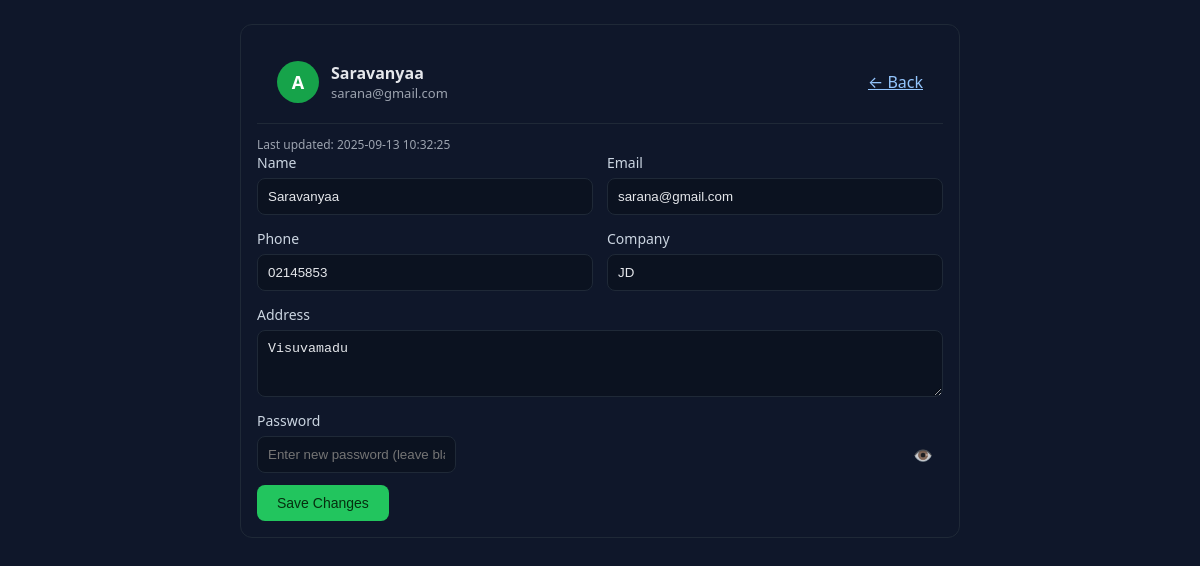
Screenshot of /admin/profile with the database file from the repository.
### app.py (models this page shows)
    class Admin(db.Model):
        __tablename__ = 'admin_profile'
        id = db.Column(db.Integer, primary_key=True)
        name = db.Column(db.String(120), nullable=False, default='Admin')
        email = db.Column(db.String(120), nullable=True)
        phone = db.Column(db.String(30), nullable=True)
        company = db.Column(db.String(150), nullable=True)
        address = db.Column(db.Text, nullable=True)
        password_hash = db.Column(db.String(255), nullable=True)
        updated_at = db.Column(db.DateTime, default=datetime.datetime.utcnow, onupdate=datetime.datetime.utcnow)

### app.py (the view)
    @app.route('/admin/profile')
    def admin_profile():
        admin = get_or_create_admin()
        admin_data = {
            'name': admin.name or '',
            'email': admin.email or '',
            'phone': admin.phone or '',
            'company': admin.company or '',
            'address': admin.address or '',
            'updated_at': format_colombo(admin.updated_at)
        }
        return render_template('admin_profile.html', admin=admin_data)

### templates/admin_profile.html (shortened to what this page needs)
<!DOCTYPE html>
<html lang="en">
<head>
  <link rel="stylesheet" href="{{ url_for('static', filename='css/styles.css') }}" />
</head>
<body class="dashboard-body">
  <div class="profile-page">
    <div class="profile-card">
      <div class="profile-header">
        <div class="admin-identity">
          <div class="admin-avatar" id="adminAvatar">A</div>
          <div class="admin-meta">
            <div class="admin-name" id="adminNameHeading">{{ admin.name }}</div>
            <div class="admin-email" id="adminEmailHeading">{{ admin.email }}</div>
          </div>
        </div>
        <a class="back-link" href="{{ url_for('dashboard') }}">← Back</a>
      </div>
      <div class="status">Last updated: <span id="lastUpdated">{{ admin.updated_at }}</span></div>
      <form id="adminForm" onsubmit="return false;">
        <div class="profile-grid">
          <div class="form-group">
            <label for="name">Name</label>
            <input id="name" name="name" type="text" value="{{ admin.name }}" required />
          </div>
          <div class="form-group">
            <label for="email">Email</label>
            <input id="email" name="email" type="email" value="{{ admin.email }}" />
          </div>
          <div class="form-group">
            <label for="phone">Phone</label>
            <input id="phone" name="phone" type="text" value="{{ admin.phone }}" />
          </div>
          <div class="form-group">
            <label for="company">Company</label>
            <input id="company" name="company" type="text" value="{{ admin.company }}" />
          </div>
          <div class="form-group full">
            <label for="address">Address</label>
            <textarea id="address" name="address" rows="3">{{ admin.address }}</textarea>
          </div>
          <div class="form-group full">
            <label for="password">Password</label>
            <div class="password-wrapper">
              <input id="password" name="password" type="password" value="" placeholder="Enter new password (leave blank to keep current)" />
              <span class="toggle-visibility" id="togglePwd" title="Show/Hide">👁️</span>
            </div>
          </div>
        </div>
        <div class="form-actions">
          <button id="saveBtn" class="btn" type="button">Save Changes</button>
        </div>
      </form>
    </div>
  </div>
</body>
</html>

### static/css/styles.css (style rules this page uses)
:root { --bg: #0f172a; --panel: #111827; --text: #e5e7eb; --muted: #9ca3af; --accent: #22c55e; --danger: #ef4444; --border: #1f2937; --link: #93c5fd; --link-hover: #bfdbfe; --nav-text: #0b1220; --nav-bg: #ffffff; --topbar-bg: #0b0f1e; --shadow: 0 6px 20px rgba(0,0,0,0.3); }
.btn { display: inline-flex; align-items: center; justify-content: center; padding: 8px 14px; border-radius: 10px; border: 1px solid #334155; background: #1f2937; color: #e5e7eb; cursor: pointer; text-decoration: none; }
* { box-sizing: border-box; }
body { margin: 0; font-family: system-ui, -apple-system, Segoe UI, Roboto, Helvetica, Arial, sans-serif; background: var(--bg); color: var(--text); }
* { -webkit-tap-highlight-color: transparent; }
html, body { height: 100%; max-width: 100%; overflow-x: hidden; }
a { color: var(--link); }
body { padding-top: 90px; }
label { color: var(--muted); font-size: 14px; }
input, textarea { background: #0b1220; color: var(--text); border: 1px solid var(--border); padding: 10px 12px; border-radius: 8px; }
.form-actions { display: flex; gap: 8px; }
.btn { background: var(--accent); color: #062e0f; border: none; padding: 10px 14px; border-radius: 8px; cursor: pointer; font-weight: 600; }
:root { --primary: #ef4444; --primary-dark: #dc2626; }
.btn { display: inline-flex; align-items: center; justify-content: center; padding: 10px 20px; border-radius: 8px; font-weight: 500; font-size: 14px; cursor: pointer; border: none; transition: all 0.2s ease; gap: 8px; }
.dashboard-body { margin: 0; padding: 0; font-family: system-ui, -apple-system, Segoe UI, Roboto, Helvetica, Arial, sans-serif; background: var(--bg); color: var(--text); height: 100vh; overflow: hidden; }
.profile-header { padding: 20px; border-bottom: 1px solid var(--border); display: flex; align-items: center; gap: 15px; }

### templates/admin_profile.html (style rules this page uses)
.profile-page { padding: 24px; }
.profile-card { background:#0f172a; border:1px solid #1f2937; border-radius:12px; padding:16px; max-width:720px; margin:0 auto; }
.profile-header { display:flex; align-items:center; justify-content:space-between; margin-bottom:12px; }
.profile-grid { display:grid; grid-template-columns: 1fr 1fr; gap:14px; }
.profile-grid .full { grid-column: 1 / -1; }
.form-group { display:flex; flex-direction:column; gap:6px; }
.form-group label { color:#cbd5e1; font-size:14px; }
.form-group input, .form-group textarea { background:#0b1220; color:#e5e7eb; border:1px solid #1f2937; border-radius:8px; padding:10px; outline:none; }
.form-actions { display:flex; align-items:center; gap:12px; margin-top:12px; }
.status { color:#9ca3af; font-size:12px; }
.admin-identity { display:flex; align-items:center; gap:12px; }
.admin-avatar { width:42px; height:42px; border-radius:50%; background:#16a34a; color:#ffffff; display:flex; align-items:center; justify-content:center; font-weight:700; font-size:18px; }
.admin-meta { display:flex; flex-direction:column; }
.admin-meta .admin-name { color:#e5e7eb; font-weight:600; }
.admin-meta .admin-email { color:#9ca3af; font-size:13px; }
.password-wrapper { position:relative; }
.toggle-visibility { position:absolute; right:10px; top:50%; transform:translateY(-50%); cursor:pointer; opacity:0.8; }

### rows the page displays
Admin: name "Saravanyaa", email "sarana@gmail.com", phone "02145853", company "JD", address "Visuvamadu"

### other values shown
{{ admin.updated_at }} "2025-09-13 10:32:25"
